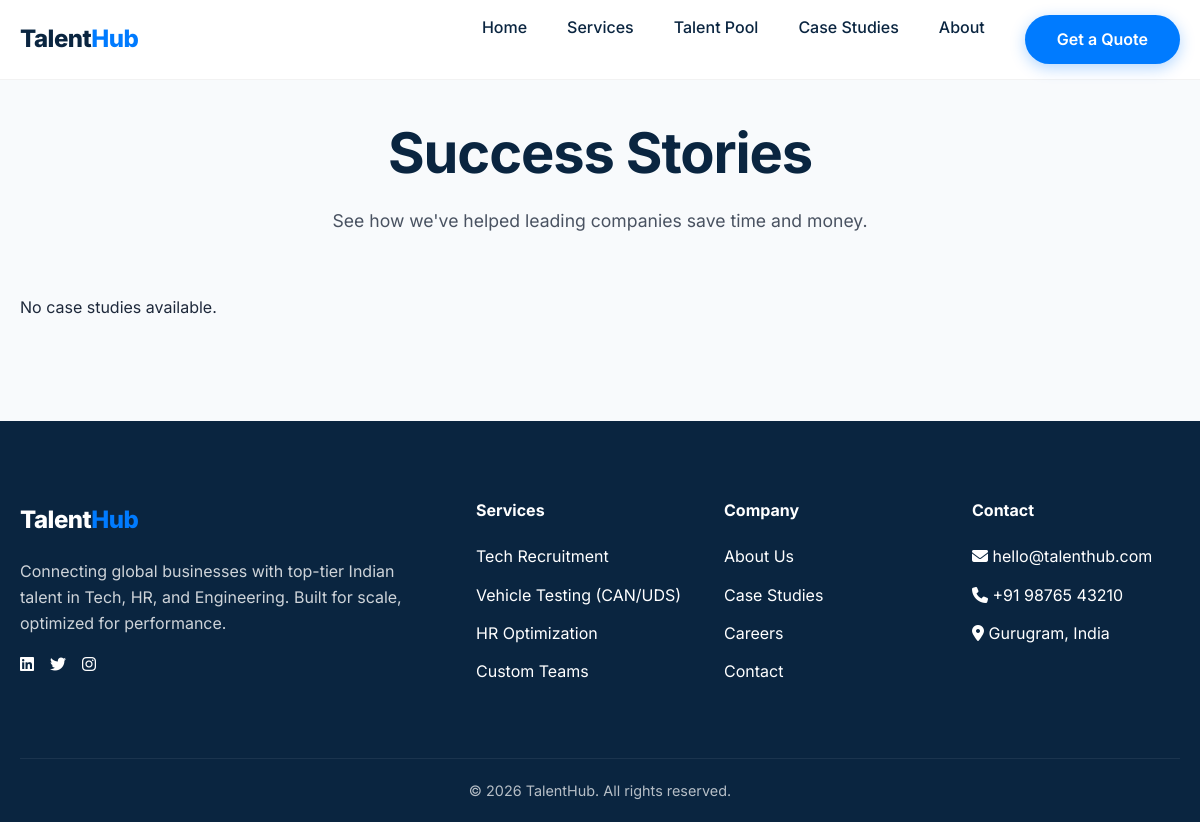
/talenthub/case-studies/, run on an earlier commit of the app's database.
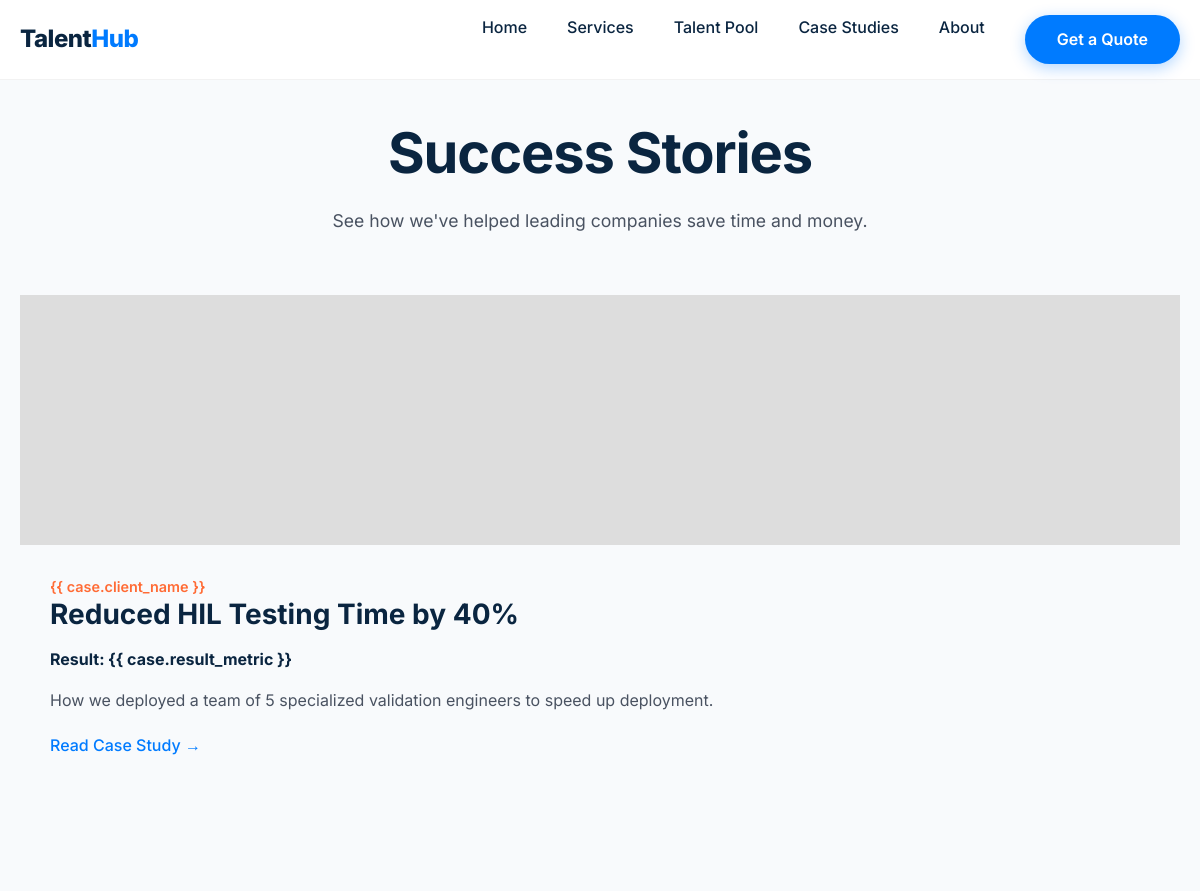
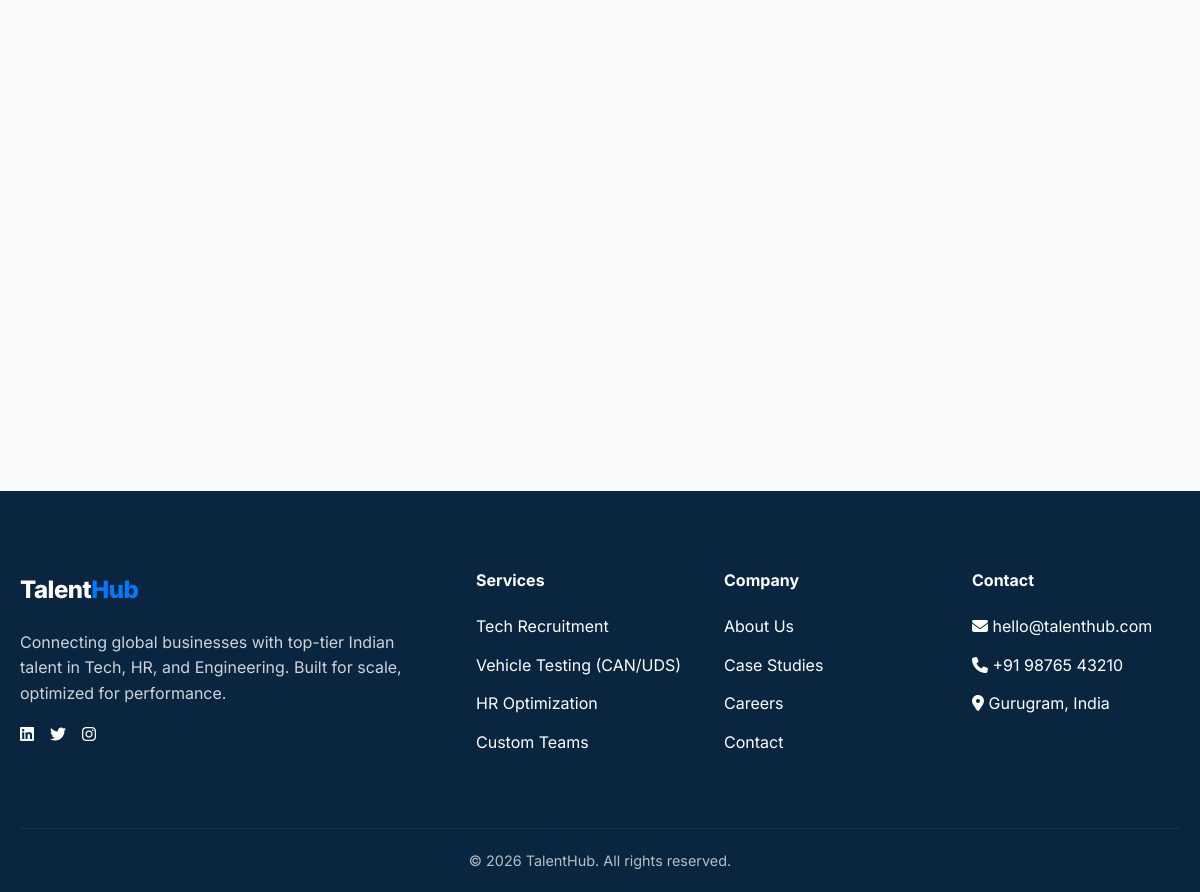
And on a later commit of the database (2 pictures, top to bottom).
### talenthub/models.py (models this page shows, shortened)
class CaseStudy(models.Model):
    client_name = models.CharField(max_length=255)
    title = models.CharField(max_length=255)
    summary = models.TextField()
    result_metric = models.CharField(max_length=100, help_text="e.g., 'Reduced Recruitment Time by 80%'")
    full_content = models.TextField()
    image = models.ImageField(upload_to='case_study_images/', null=True, blank=True)

### talenthub/views.py (the view)
# urls.py: path('case-studies/', views.case_studies, name='case_studies'),
def case_studies(request):
    cases = CaseStudy.objects.all()
    return render(request, 'talenthub/case_studies.html', {'cases': cases})

### talenthub/templates/talenthub/case_studies.html
{% extends 'talenthub/base.html' %}
{% load static %}
{% block content %}
<section class="section-padding" style="background: var(--color-bg); padding-top: 120px;">
    <div class="container">
        <h1 style="text-align: center; margin-bottom: 20px;">Success Stories</h1>
        <p style="text-align: center; max-width: 700px; margin: 0 auto 60px; font-size: 1.1rem; opacity: 0.8;">
            See how we've helped leading companies save time and money.
        </p>
        <div class="services-grid">
            {% for case in cases %}
            <div class="service-card reveal"
                style="padding: 0; overflow: hidden; display: flex; flex-direction: column;">
                {% if case.image %}
                <img src="{{ case.image.url }}" alt="{{ case.title }}"
                    style="width: 100%; height: 250px; object-fit: cover;">
                {% else %}
                <div style="width: 100%; height: 250px; background: #ddd;"></div>
                {% endif %}
                <div style="padding: 30px; flex: 1; display: flex; flex-direction: column;">
                    <p style="color: var(--color-secondary); font-size: 0.9rem; font-weight: 600;">{{ case.client_name
                        }}</p>
                    <h3 style="margin-bottom: 15px;">{{ case.title }}</h3>
                    <p style="font-weight: 700; color: var(--color-navy); margin-bottom: 15px;">Result: {{
                        case.result_metric }}</p>
                    <p style="opacity: 0.8; margin-bottom: 20px; flex: 1;">{{ case.summary }}</p>
                    <a href="#" style="color: var(--color-primary); font-weight: 500;">Read Case Study &rarr;</a>
                </div>
            </div>
            {% empty %}
            <p>No case studies available.</p>
            {% endfor %}
        </div>
    </div>
</section>
{% endblock %}

What changed in the data, as far as the page shows it:
added CaseStudy: title "Reduced HIL Testing Time by 40%", summary "How we deployed a team of 5 specialized validation engineers to speed up deployment."
Also different on the page:
text no longer shown: "No case studies available."
